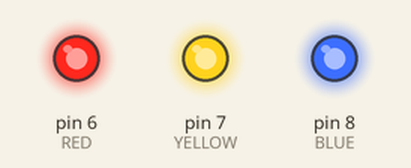
A sketch run on a simulated Arduino Uno, built with avr-gcc and run on an emulated ATmega328P. On the bench: output pins drawn as LEDs (lit = HIGH).

Above: at 0.2 s.
At 2.7 s:
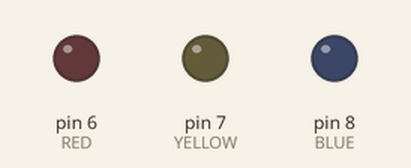
Timing chart, 0 to 3.0 s (numbered marks = the images above):
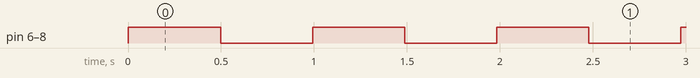

Measured:
- by itself, pin 6 (RED), pin 7 (YELLOW), pin 8 (BLUE): alternates HIGH for 0.49 s and LOW for 0.49 s

The sketch:

event_group_3_tasks.ino
```cpp
#include <Arduino_FreeRTOS.h>
#include "event_groups.h"

#define RED 6
#define YELLOW 7
#define BLUE 8

#define TASK1_BIT (1UL << 0UL)
#define TASK2_BIT (1UL << 1UL)
#define TASK3_BIT (1UL << 2UL)

EventGroupHandle_t xEventGroup;

const TickType_t xDelay500ms = pdMS_TO_TICKS(500);

void setup()
{
  // put your setup code here, to run once:
  Serial.begin(9600);

  pinMode(RED, OUTPUT);
  pinMode(YELLOW, OUTPUT);
  pinMode(BLUE, OUTPUT);

  xEventGroup = xEventGroupCreate();

  xTaskCreate(vInputTask1, "Input Task 1", 100, NULL, 1, NULL);
  xTaskCreate(vInputTask2, "Input Task 2", 100, NULL, 1, NULL);
  xTaskCreate(vInputTask3, "Input Task 3", 100, NULL, 1, NULL);
  xTaskCreate(vOutputTask, "Output Task", 100, NULL, 1, NULL);

}

void loop()
{
  // put your main code here, to run repeatedly
}

void vInputTask1(void *pvParameters)
{
	while(true)
	{
		xEventGroupSetBits(xEventGroup, TASK1_BIT);
		vTaskDelay(xDelay500ms);
	}
}

void vInputTask2(void *pvParameters)
{
	while(true)
	{
		xEventGroupSetBits(xEventGroup, TASK2_BIT);
		vTaskDelay(xDelay500ms);
	}
}

void vInputTask3(void *pvParameters)
{
	while(true)
	{
		xEventGroupSetBits(xEventGroup, TASK3_BIT);
		vTaskDelay(xDelay500ms);
	}
}

void vOutputTask(void *pvParameters)
{
	const EventBits_t xBitsToWaitFor = (TASK1_BIT | TASK2_BIT | TASK3_BIT);
	EventBits_t xEventGroupValue;

	while (true)
	{
		xEventGroupValue = xEventGroupWaitBits(xEventGroup, xBitsToWaitFor, pdTRUE, pdTRUE, portMAX_DELAY);

		if((xEventGroupValue & TASK1_BIT) !=0)
		{
			digitalWrite(RED, digitalRead(RED) ^ 1);
		}

	    if((xEventGroupValue & TASK2_BIT) != 0)
		{
			digitalWrite(YELLOW, digitalRead(YELLOW) ^ 1);
		}

	    if((xEventGroupValue & TASK3_BIT) != 0)
		{
			digitalWrite(BLUE, digitalRead(BLUE) ^ 1);
		}
	}
}
```
